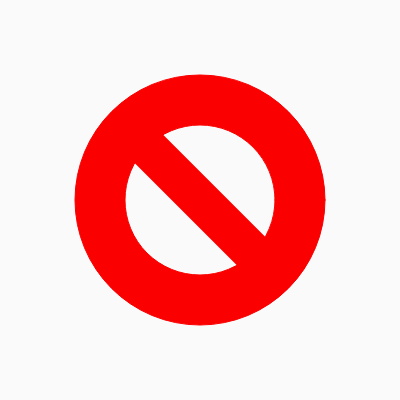
Frame 1 (no input)
Frame 60 (no input): identical to frame 1, image omitted
Frame 120 (the mouse pressed at the canvas centre since frame 60): identical to frame 1, image omitted

The p5.js sketch that drew this single still picture (run headless with seeded random() and noise() and a simulated clock; from frame 60 on, the mouse is pressed at the canvas centre):

// p5.js sketch
// ── sketch.js
function setup() {
  createCanvas(400, 400);
  background(250);
  stroke(250,0,0);
  fill(250,0,0);
  ellipseMode(CENTER);
  ellipse(200,200,250,250);
  fill(250);
  ellipseMode(CENTER);
  ellipse(200,200,150,150);
  strokeWeight(40)
  line(130,130,270,270);
 
}

function draw() {
  
}
